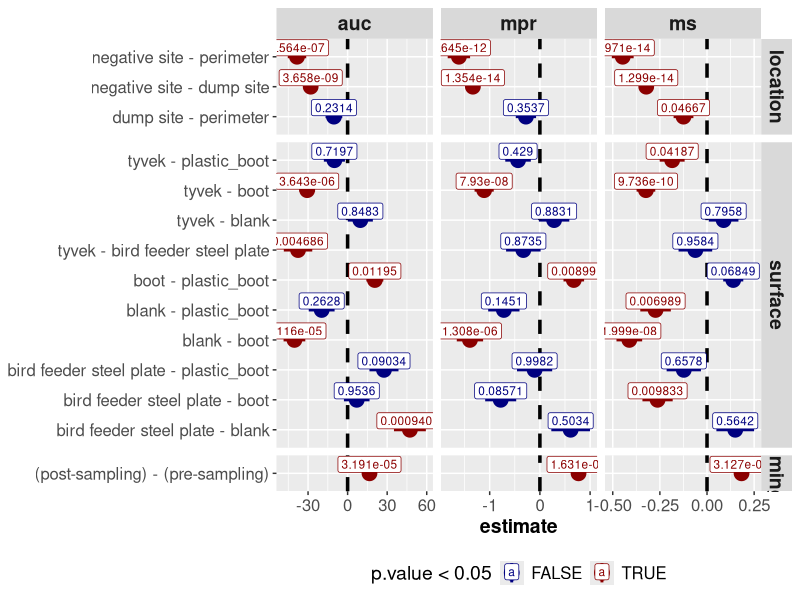
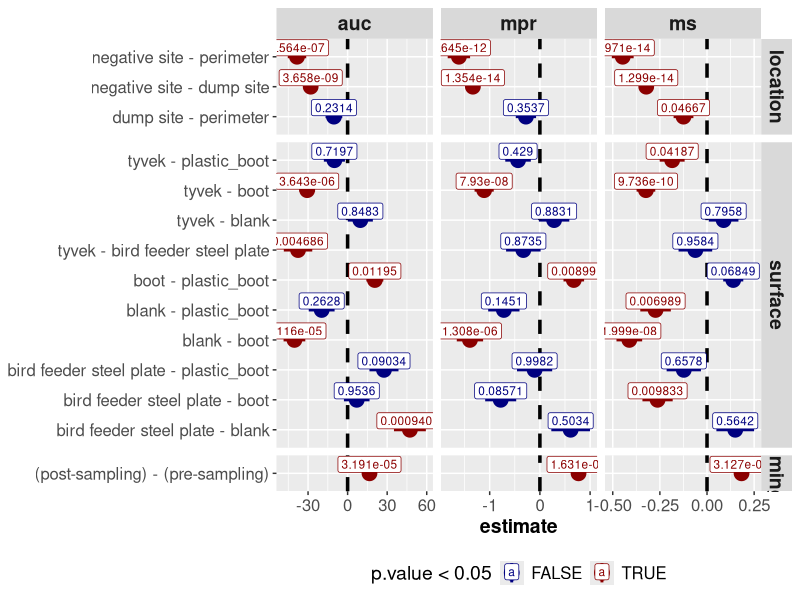

Generate these figures, in order, with R: (Note: this script raises an error after producing the figures.)
library(dplyr)
library(ggplot2)
# library(quicR)
library(ggridges)
library(readr)
library(forcats)




# Estimate Plots ----------------------------------------------------------



# Total Results
results <- read.csv("data/results.csv", check.names = FALSE)
results %>%
  arrange(contrast) %>%
  mutate(p.value = signif(p.value, 4)) %>%
  ggplot(
    aes(
      fct_inorder(contrast), 
      estimate, 
      ymin = estimate - std.error, 
      ymax = estimate + std.error,
      color = p.value < 0.05
    )
  ) +
  geom_pointrange(
    position = position_dodge(width = 0.4), size = 1, linewidth = 1
  ) +
  geom_hline(yintercept = 0, linewidth = 1.2, linetype = "dashed") +
  geom_label(aes(label = p.value), nudge_x = 0.3, size = 3) +
  facet_grid(term ~ metric, scale = "free", space = "free_y") +
  scale_colour_manual(values = c("navy", "darkred")) +
  coord_flip() +
  theme(
    axis.title.y = element_blank(),
    axis.text = element_text(size = 12),
    axis.title.x = element_text(size = 14, face = "bold"),
    strip.text = element_text(size = 14, face = "bold"),
    legend.title = element_text(size = 14),
    legend.text = element_text(size = 12),
    legend.position = "bottom"
  )
ggsave("results.png", path = "figures", width = 8, height = 8)

# Boot Results
boot_results <- read.csv("data/boot_results.csv", check.names = FALSE)
boot_results %>%
  filter(term != "Surface_Location") %>%
  arrange(contrast) %>%
  mutate(p.value = signif(p.value, 4)) %>%
  ggplot(
    aes(
      fct_inorder(contrast), 
      estimate, 
      ymin = estimate - std.error, 
      ymax = estimate + std.error,
      color = p.value
    )
  ) +
  geom_pointrange(
    position = position_dodge(width = 0.4), size = 1, linewidth = 1
  ) +
  geom_hline(yintercept = 0, linewidth = 1.2, linetype = "dashed") +
  geom_label(aes(label = p.value), nudge_x = 0.3, size = 3) +
  facet_grid(term ~ metric, scale = "free", space = "free_y") +
  scale_colour_gradient(high="navy", low="darkred") +
  # scale_y_continuous(limits = c(-1, 1)) +
  coord_flip() +
  theme(
    axis.title.y = element_blank(),
    axis.text = element_text(size = 12),
    axis.title.x = element_text(size = 14, face = "bold"),
    strip.text = element_text(size = 14, face = "bold"),
    legend.title = element_text(size = 14),
    legend.text = element_text(size = 12),
    legend.position = "bottom"
  )
ggsave("boot_results.png", path = "figures", width = 6, height = 8)



data <- read.csv("data/updated_metadata.csv", check.names = FALSE) %>%
  mutate_at(c("Location", "Surface", "Timing"), tolower) %>%
  mutate(Timing = str_replace(Timing, " ", "-")) %>%
  filter(!is.na(Technician), `Sample Type` == "PPE Swab") %>%
  mutate(
    Timing = factor(
      Timing, levels = c("pre-sampling", "post-sampling", "post-decon")
    ),
    Location = factor(
      Location, levels = c("negative site", "perimeter", "dump site")
    ),
    Surface = factor(
      Surface, levels = unique(Surface)
    )
  )
results <- read.csv("data/results.csv", check.names = FALSE)

box_theme <- theme(
  plot.title = element_text(size = 16, hjust = 0.5, face = "bold"),
  axis.title.x = element_blank(),
  axis.title.y = element_text(size = 14),
  axis.text = element_text(size = 12),
  axis.text.x = element_text(angle = 90, hjust = 1, vjust = 0.5),
  legend.title = element_text(size = 12),
  legend.text = element_text(size = 12),
  legend.position = "bottom",
  strip.text = element_text(size = 14)
)

density_theme <- theme(
    plot.title = element_text(size = 16, hjust = 0.5, face = "bold"),
    axis.title.x = element_text(size = 14),
    axis.title.y = element_blank(),
    axis.text = element_text(size = 12),
    # axis.text.x = element_text(angle = 90, hjust = 1, vjust = 0.5),
    legend.title = element_text(size = 12),
    legend.text = element_text(size = 12),
    legend.position = "bottom"
  )



# Box Plots ---------------------------------------------------------------



data %>%
  filter(Surface %in% c("blank", "boot")) %>%
  ggplot(aes(Timing, RAF, color = Location)) +
  geom_boxplot(fill = NA, size = 1) +
  facet_grid(cols = vars(Surface)) +
  scale_color_manual(values = c("darkcyan", "darkorange", "maroon")) +
  scale_y_continuous(limits = c(0.013, 0.04)) +
  ggtitle("Surface RAFs by Location") +
  box_theme
ggsave("TLS_raf.png", path = "figures", width = 6, height = 8)

data %>%
  ggplot(aes(Timing, RAF, color = Surface)) +
  geom_boxplot(fill = NA, size = 1) +
  facet_grid(cols = vars(Location)) +
  scale_color_manual(values = c("darkcyan", "cyan3", "forestgreen", "darkorange", "maroon")) +
  ggtitle("Surface RAFs by Location") +
  scale_y_continuous(limits=c(0.013,0.04)) +
  box_theme
ggsave("TSL_raf.png", path = "figures", width = 14, height = 8)

data %>%
  ggplot(aes(Surface, RAF, color = Timing)) +
  geom_boxplot(fill = NA, size = 1) +
  facet_grid(cols = vars(Location)) +
  scale_color_manual(values = c("darkcyan", "darkorange", "maroon")) +
  ggtitle("Surface RAFs by Location") +
  scale_y_continuous(limits=c(0.013,0.04)) +
  box_theme
ggsave("STL_raf.png", path = "figures", width = 14, height = 8)

data %>%
  filter(Surface %in% c("blank", "boot")) %>%
  filter(Timing != "post-decon") %>%
  ggplot(aes(Location, RAF, color = Timing)) +
  geom_boxplot(fill = NA, size = 1) +
  facet_grid(cols = vars(Surface)) +
  scale_color_manual(values = c("darkcyan", "darkorange", "maroon")) +
  ggtitle("Surface RAFs by Location") +
  scale_y_continuous(limits=c(0.013,0.04)) +
  box_theme
ggsave("LTS_raf.png", path = "figures", width = 6, height = 8)



# Density Plots -----------------------------------------------------------



# Surface Density Plots
data %>%
  arrange(Location) %>%
  filter(Timing != "post-decon") %>%
  select(MPR, Location, Timing) %>%
  gather("key", "value", -c(Location, Timing)) %>%
  ggplot(aes(value, Location, fill = Timing)) +
  geom_density_ridges(alpha = 0.5, scale = 1.2) +
  facet_wrap(vars(key), nrow=2, scales = "free", strip.position = "right") +
  scale_fill_manual(values = c("darkcyan", "darkred", "darkorange")) +
  scale_y_discrete(expand = expansion(mult = c(0.025,0.5))) +
  ggtitle("Density Plots of Surface MPRs by Sample Timing") +
  density_theme
ggsave("location_timing_density.png", path = "figures", width = 14, height = 8)


# Surface Density Plots
data %>%
  filter(Timing != "post decon") %>%
  arrange(Surface) %>%
  select(MPR, MS, Surface, Location, Timing) %>%
  gather("key", "value", -c(Surface, Location, Timing)) %>%
  ggplot(aes(value, fct_rev(Surface), fill = Location, linetype = Timing)) +
  geom_density_ridges(alpha = 0.5, linewidth = 0.75, scale = 1.2) +
  facet_wrap(vars(key), nrow=2, scales = "free", strip.position = "right") +
  scale_fill_manual(values = c("darkcyan", "darkred", "darkorange")) +
  scale_y_discrete(expand = expansion(mult = c(0.025,0.35))) +
  # scale_x_continuous(limits = c(0, 10)) +
  ggtitle("Density Plots of Surface MPRs by Location & Timing") +
  density_theme
ggsave(
  "surface_location_timing_density.png",
  path = "figures",
  width = 14,
  height = 8
)



# Boot figures ------------------------------------------------------------



# boot_data <- read.csv("data/boot_analyzed.csv", check.names = FALSE)
results <- read.csv("data/boot_results.csv", check.names = FALSE)


results %>%
  # rename("Surface" = "Surface_Location") %>%
  arrange(contrast) %>%
  mutate(
    term = ifelse(term == "Surface_Location", "Surface", term),
    p.value = signif(p.value, 4)) %>%
  ggplot(
    aes(
      fct_inorder(contrast), 
      estimate, 
      ymin = estimate - std.error, 
      ymax = estimate + std.error,
      color = p.value < 0.05
    )
  ) +
  geom_pointrange(
    position = position_dodge(width = 0.4), size = 1, linewidth = 1
  ) +
  geom_hline(yintercept = 0, linewidth = 1.2, linetype = "dashed") +
  geom_label(aes(label = p.value), nudge_x = 0.3, size = 3) +
  facet_grid(term ~ metric, scale = "free", space = "free_y") +
  scale_colour_manual(values = c("navy", "darkred")) +
  coord_flip() +
  theme(
    axis.title.y = element_blank(),
    axis.text = element_text(size = 12),
    axis.title.x = element_text(size = 14, face = "bold"),
    strip.text = element_text(size = 14, face = "bold"),
    legend.title = element_text(size = 14),
    legend.text = element_text(size = 12),
    legend.position = "bottom"
  )
ggsave("boot_results.png", path = "figures", width = 8, height = 8)





# Plate Views -------------------------------------------------------------



for (file in list.files(c("raw", "spike_raw"), recursive=TRUE, full.names=TRUE)) {

  file_list <- str_split(file, "/")[[1]]
  depth <- length(file_list)
  file_name <- file_list[depth] %>%
    str_remove(".xlsx") 
  
  save_name <- paste0(file_name, "_plate_view.png")

  if (file.exists(paste0("figures/plate_views/", save_name))) {
    print(paste("Plate view for", file_name, "already exists."))
    next
  }
  print(paste("Working on reaction:", file_name))

  plate_view(get_quic(file), plot_deriv=FALSE) +
    ggtitle(file_name)

  ggsave(save_name, path = "figures/plate_views", width = 12, height = 8)

}
